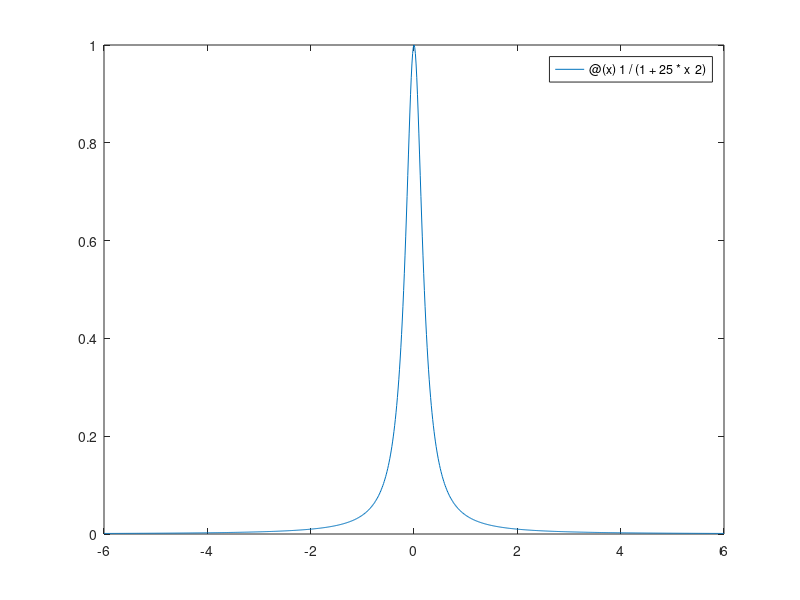

Source code (MATLAB): (Note: this script raises an error after producing the figure.)
runge = @(x) 1/(1+25*x^2);
a = -6;
b = 6;

fplot(runge, [a, b])
print('-dpng','runge.png')

% tabella di comodo per mostrare le stime dell'errore
Table = cell2table(cell(0,2));
Table.Properties.VariableNames = {'x' 'error'};

n = 2;
while n<=40
    xi = ceby(n, a, b);
    fi = zeros(length(xi), 1);

    for i = 1:length(xi)
        fi(i) = feval(runge, xi(i));
    end

    p = @(x) lagrange(xi, fi, x);
    fplot(p, [a, b])
    print('-dpng', strcat(num2str(n), '.png'));

   % il max e' in zero per tutti i p(x)
   % quindi evito il calcolo dela norma 0 e valuto semplicemente in 0
    syms x
    error = abs(subs(diff(1/(1+25*x^2), n), 0)/factorial(n+1)*2^n);
    iteration = {n, double(error)};
    Table = [Table; iteration];

    n = n + 2;
end

% mostra la tabella
uitable('Data',Table{:,:},'ColumnName',Table.Properties.VariableNames,...
    'RowName',Table.Properties.RowNames,'Units', 'Normalized', 'Position',[0, 0, 1, 1]);
